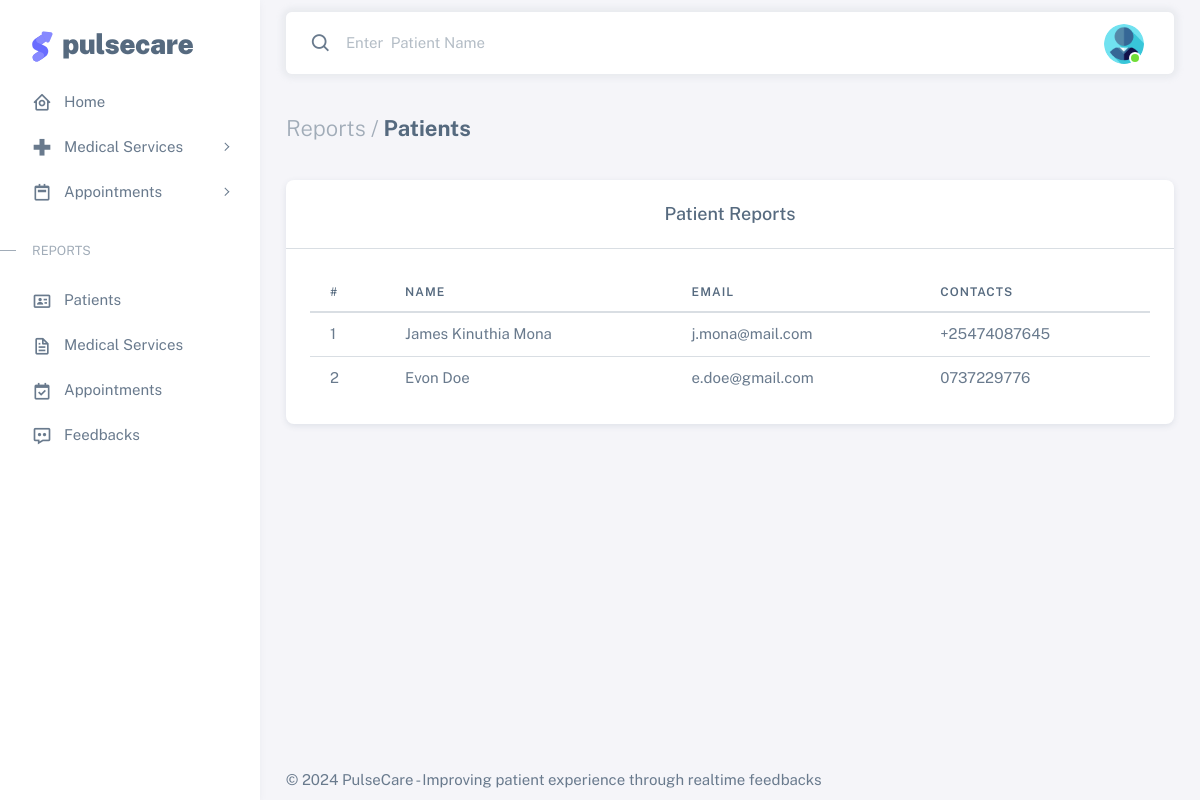
The page /views/reports_patients.php (signed in) on the database its author committed.
### tables this page shows
CREATE TABLE `users` (
  `user_id` int(200) NOT NULL,
  `user_names` varchar(200) NOT NULL,
  `user_email` varchar(200) NOT NULL,
  `user_password` varchar(200) NOT NULL,
  `user_phone` varchar(200) NOT NULL,
  `user_access_level` varchar(200) NOT NULL,
  `user_designation` varchar(200) DEFAULT NULL,
  `user_change_password` int(200) NOT NULL DEFAULT 1,
  `user_account_status` int(5) NOT NULL DEFAULT 0
);

### config/checklogin.php (called while the page is built, shortened)
<?php
$user_id = mysqli_real_escape_string($mysqli, $_SESSION['user_id']);

### views/reports_patients.php (the view, shortened to what this page needs)
<?php
require_once('../config/config.php');
require_once('../config/checklogin.php');
require_once('../helpers/users.php');
require_once('../partials/head.php');
?>
<body>
    <div class="layout-wrapper layout-content-navbar">
        <div class="layout-container">
            <?php require_once('../partials/aside.php'); ?>
            <div class="layout-page">
                <?php require_once('../partials/navbar.php'); ?>
                <div class="content-wrapper">
                    <div class="container-xxl flex-grow-1 container-p-y">
                        <h4 class="fw-bold py-3 mb-4">
                            <span class="text-muted fw-light">Reports /</span> Patients
                        </h4>
                        <div class="row">
                            <div class="col-xl-12">
                                <div class="card mb-4">
                                    <h5 class="card-header text-center">Patient Reports</h5>
                                    <hr class="my-0" />
                                    <div class="card-body">
                                        <div class="table-responsive text-nowrap">
                                            <table class="table report_table">
                                                <thead>
                                                    <tr>
                                                        <th>#</th>
                                                        <th>Name</th>
                                                        <th>Email</th>
                                                        <th>Contacts</th>
                                                    </tr>
                                                </thead>
                                                <tbody class="table-border-bottom-0">
                                                    <?php
                                                    $user_sql = mysqli_query(
                                                        $mysqli,
                                                        "SELECT * FROM  users WHERE user_access_level = 'Patient'"
                                                    );
                                                    $cnt = 1;
                                                    if (mysqli_num_rows($user_sql) > 0) {
                                                        while ($user = mysqli_fetch_array($user_sql)) {
                                                    ?>
                                                            <tr>
                                                                <td><?php echo $cnt; ?></td>
                                                                <td><?php echo $user['user_names']; ?></td>
                                                                <td><?php echo $user['user_email']; ?></td>
                                                                <td><?php echo $user['user_phone']; ?></td>
                                                            </tr>
                                                    <?php
                                                            $cnt = $cnt + 1;
                                                        }
                                                    } ?>
                                                </tbody>
                                            </table>
                                        </div>
                                    </div>
                                </div>
                            </div>
                        </div>
                    </div>
                </div>
                <?php require_once('../partials/footer.php'); ?>
            </div>
        </div>
    </div>
</body>
</html>

### partials/navbar.php (shortened to what this page needs)
<?php
$users_sql = mysqli_query(
    $mysqli,
    "SELECT user_id, user_names, user_access_level FROM users WHERE user_id = '{$user_id}'"
);
if (mysqli_num_rows($users_sql) > 0) {
    while ($user_detail = mysqli_fetch_array($users_sql)) {
?>
        <nav
            class="layout-navbar container-xxl navbar navbar-expand-xl navbar-detached align-items-center bg-navbar-theme"
            id="layout-navbar">
            <div class="navbar-nav-right d-flex align-items-center" id="navbar-collapse">
                <?php if ($_SESSION['user_access_level'] != 'Patient') { ?>
                    <form action="users_patients">
                        <div class="navbar-nav align-items-center">
                            <div class="nav-item d-flex align-items-center">
                                <i class="bx bx-search fs-4 lh-0"></i>
                                <input
                                    type="text"
                                    class="form-control border-0 shadow-none"
                                    placeholder="Enter  Patient Name"
                                    aria-label="Search..." />
                            </div>
                        </div>
                    </form>
                <?php } ?>
                <ul class="navbar-nav flex-row align-items-center ms-auto">
                    <li class="nav-item navbar-dropdown dropdown-user dropdown">
                        <a class="nav-link dropdown-toggle hide-arrow" href="profile" data-bs-toggle="dropdown">
                            <div class="avatar avatar-online">
                                <img src="../public/img/avatars/no-profile.png" alt class="w-px-40 h-auto rounded-circle" />
                            </div>
                        </a>
                    </li>
                </ul>
            </div>
        </nav>
<?php }
} ?>

### rows shown on the page
users: user_names "James Kinuthia Mona", user_email "j.mona@mail.com", user_phone "+25474087645"
users: user_names "Evon Doe", user_email "e.doe@gmail.com", user_phone "0737229776"
